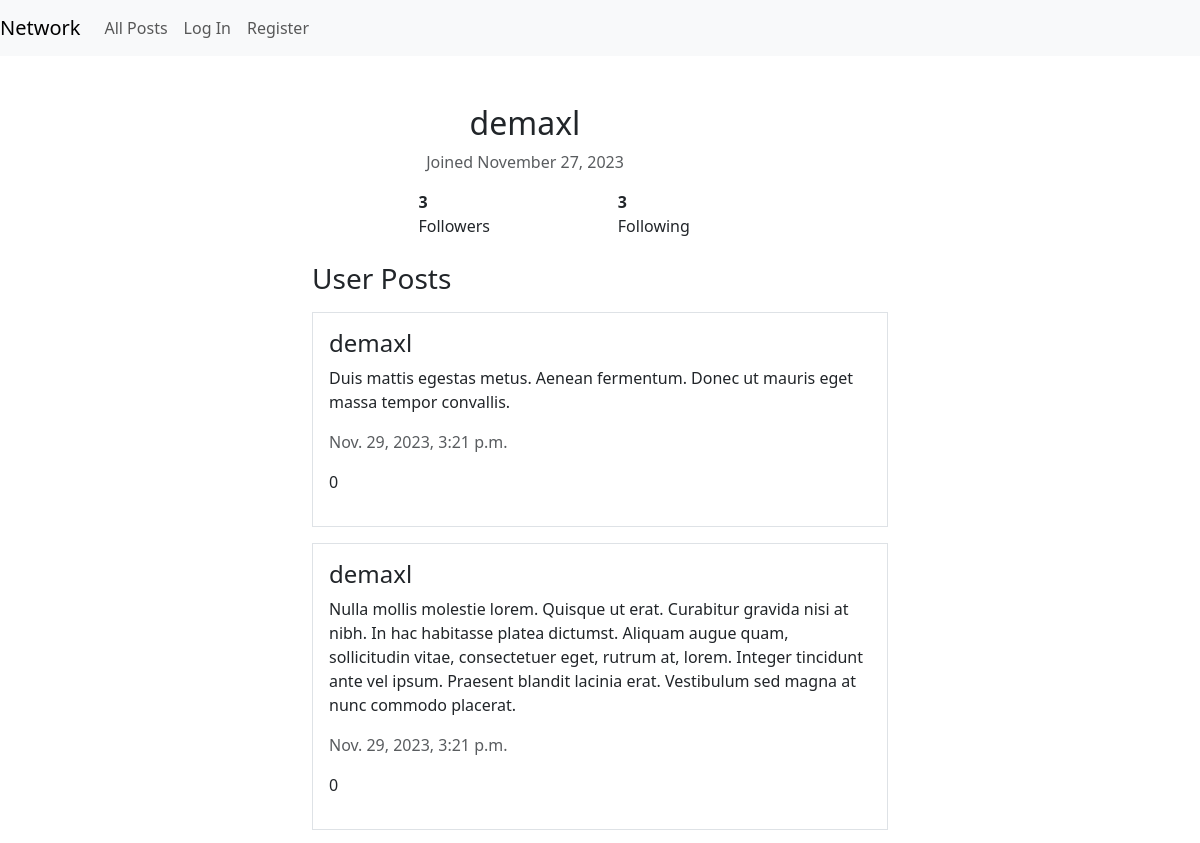
Before: /users/demaxl (upper part) with the older database file.
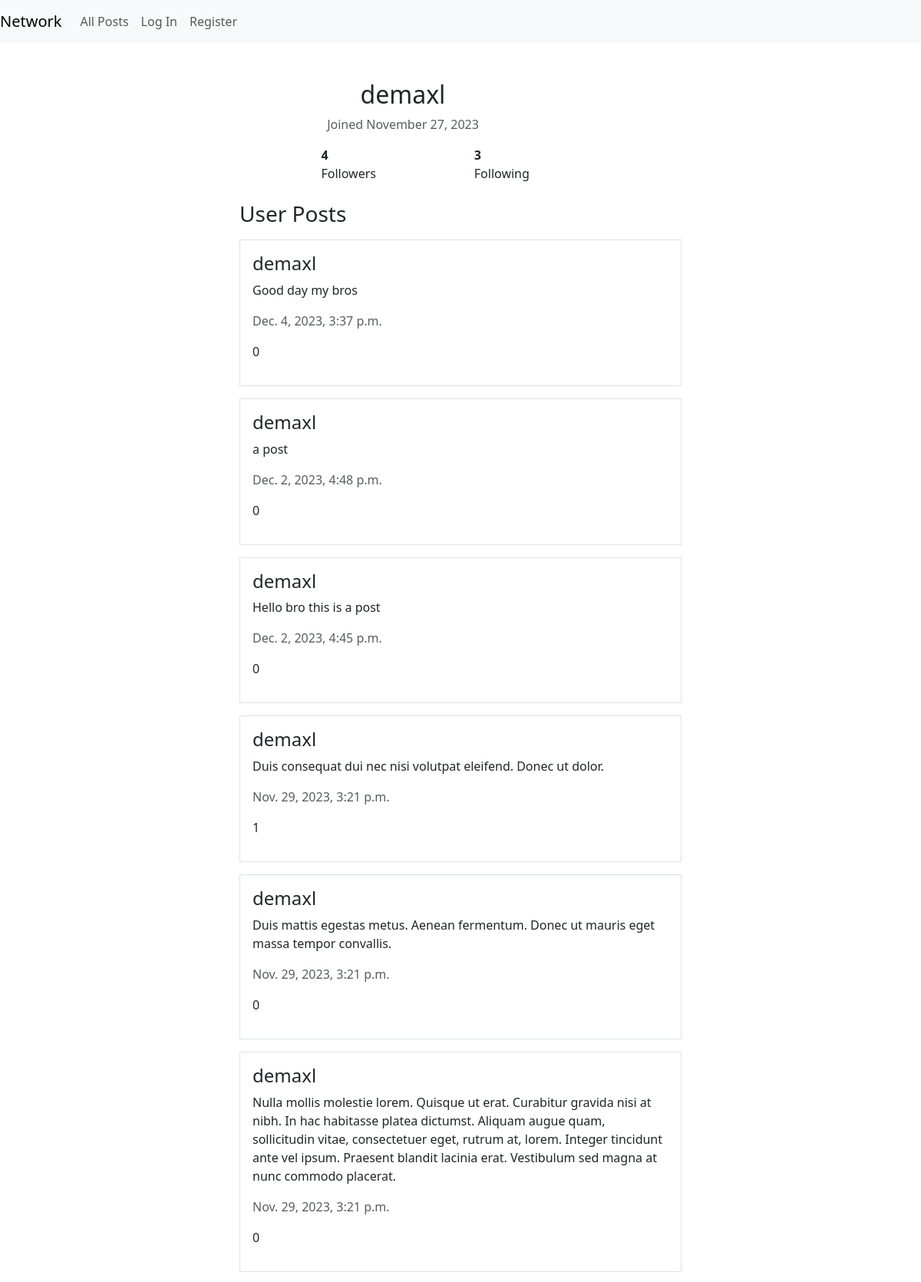
After: the same page with the newer database file.
### network/models.py (models this page shows, shortened)
class User(AbstractUser):
    def follow(self, user):
        Follow.objects.create(follower=self, following=user)

class Post(models.Model):
    poster = models.ForeignKey(User, on_delete=models.CASCADE, related_name="posts")
    body = models.TextField(max_length=1000)
    date_time = models.DateTimeField(auto_now_add=True)
    likes = models.ManyToManyField(User, related_name="liked_posts", blank=True)

### network/views.py (the view)
# urls.py: path("users/<str:username>", views.profile_view, name="profile"),
def profile_view(request, username):
    user = get_object_or_404(User, username=username)
    return render(request, "network/profile.html", {
        "object": user,
        "posts": Post.objects.filter(poster=user).order_by("-date_time"),
        "is_following": request.user.is_following(user) if request.user.is_authenticated else False
    })

### network/templates/network/profile.html (shortened to what this page needs)
{% extends "network/layout.html" %}
{% block body %}
<div class="container mt-5 mx-auto w-50">
    <div class="row">
        <div class="col-md-9">
            <h2 class="text-center">{{ object.username }}</h2>
            <p class="text-muted text-center">Joined {{ object.date_joined|date:"F d, Y" }}</p>
            <div class="d-flex mx-auto w-50" style="gap:60%">
                <div><strong>{{ object.followers.count }}</strong> Followers</div>
                <div><strong>{{ object.following.count }}</strong> Following</div>
            </div>
        </div>
    </div>
    <div class="row mt-4">
        <div class="col-md-12">
            <h3>User Posts</h3>
            {% for post in posts %}
                <div class="border my-3 p-3">
                    <h4>{{ post.poster }}</h4>
                    <p>{{ post.body}} </p>
                    <p class="text-muted">{{ post.date_time }}</p>
                    <p>
                        {{ post.likes.count }}
                    </p>
                </div>
            {% endfor %}
        </div>
    </div>
</div>
{% endblock body %}

Changed rows visible on the page:
changed User "demaxl": followers.count "3" → "4"
added Post: poster "demaxl", body "Good day my bros", date_time "Dec. 4, 2023, 3:37 p.m.", likes.count "0"
added Post: poster "demaxl", body "a post", date_time "Dec. 2, 2023, 4:48 p.m.", likes.count "0"
added Post: poster "demaxl", body "Hello bro this is a post", date_time "Dec. 2, 2023, 4:45 p.m.", likes.count "0"
now on this page (row edited): Post: poster "demaxl", body "Duis consequat dui nec nisi volutpat eleifend. Donec ut dolor.", date_time "Nov. 29, 2023, 3:21 p.m.", likes.count "1"
